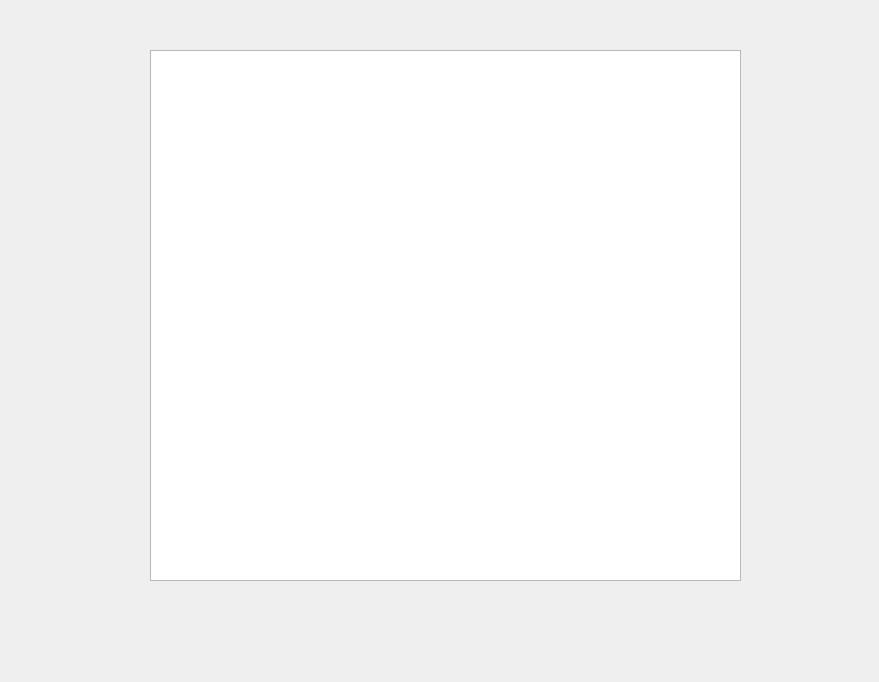
<?xml version="1.0" encoding="UTF-8"?>
<ui version="4.0">
 <class>Form</class>
 <widget class="QWidget" name="Form">
  <property name="geometry">
   <rect>
    <x>0</x>
    <y>0</y>
    <width>879</width>
    <height>682</height>
   </rect>
  </property>
  <property name="windowTitle">
   <string>Form</string>
  </property>
  <widget class="QListWidget" name="listWidget">
   <property name="geometry">
    <rect>
     <x>150</x>
     <y>50</y>
     <width>591</width>
     <height>531</height>
    </rect>
   </property>
  </widget>
 </widget>
 <resources/>
 <connections/>
</ui>
